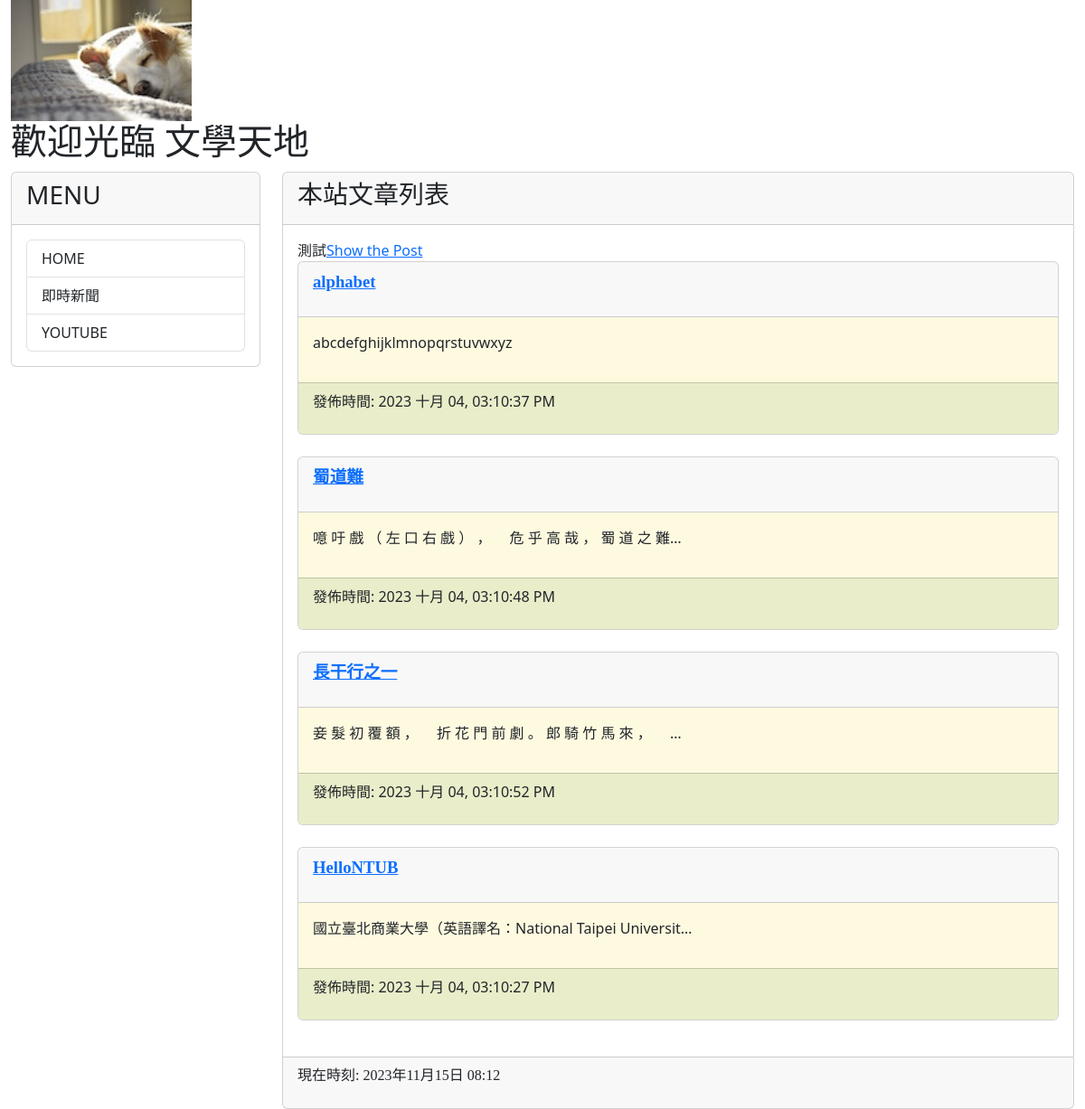
The app's page /, older data.
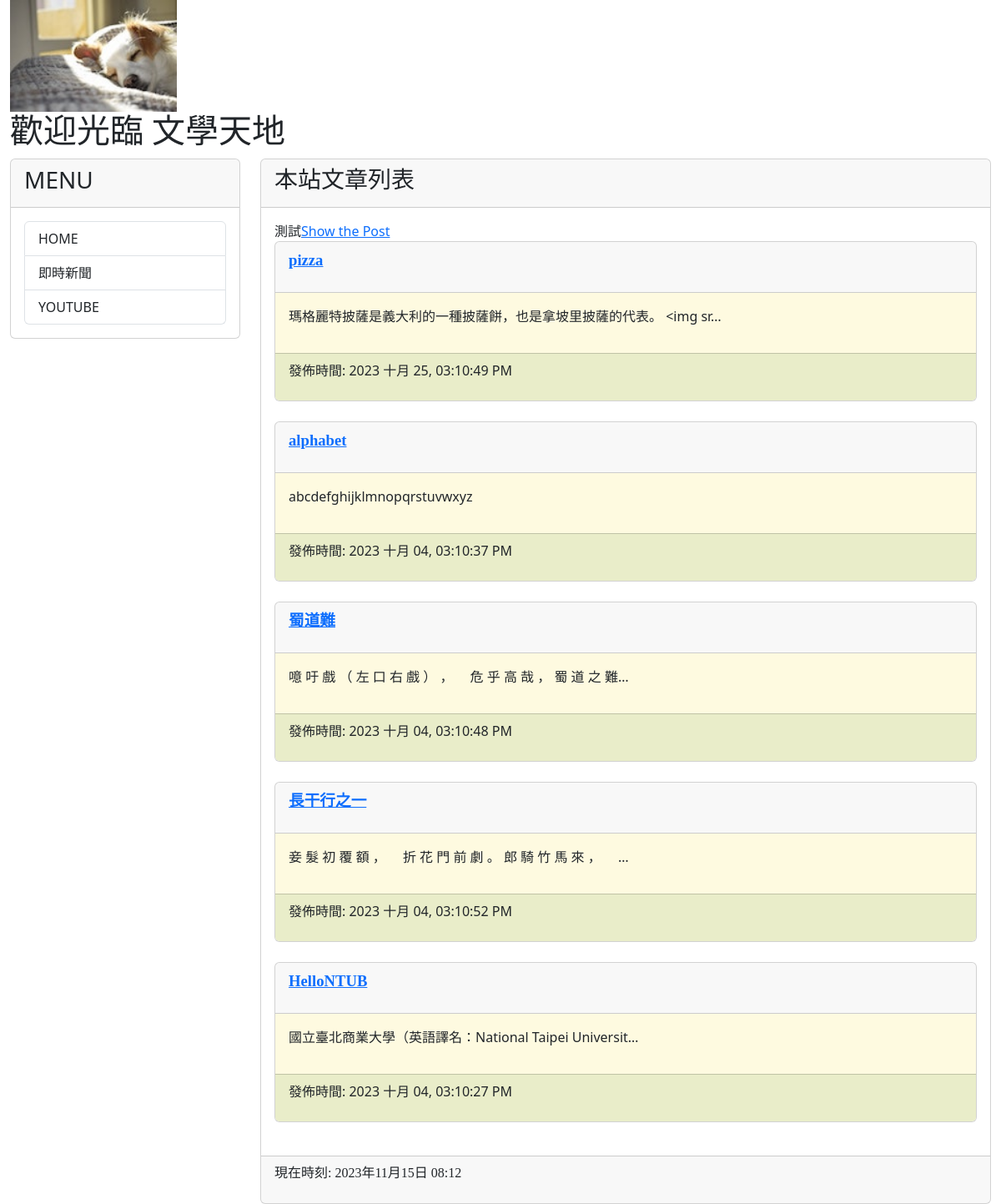
The same page, newer data.
### mysite/models.py (models this page shows, shortened)
class Post(models.Model):
    title=models.CharField(max_length=200) #標題
    slug=models.CharField(max_length=200) #網址
    body=models.TextField() #內容
    pub_date=models.DateTimeField(auto_now_add=True)
    class Meta:
        ordering=('-pub_date', ) #-反向排序

### mysite/views.py (the view)
# urls.py: path('', mv.homepage, name="homepage"),
def homepage(request):
    posts=Post.objects.all()
    now=datetime.now()
    return render(request,'index.html',locals())

### templates/index.html (shortened to what this page needs)
{% extends "base2.html" %}
{% block headmessage %}<h3 style="font-family:標楷體;">本站文章列表</a> {% endblock headmessage %}
{% block content %}
測試<a href="{% url 'post-url' 2015 12 1 01 %}">Show the Post</a>
{% for post in posts %}
<div class="card">
    <div class="card-header">
        <p style="font-family:微軟正黑體;font-size:14pt;font-weight:bold;">
            <a href="/post/{{ post.slug }}">{{ post.title }}</a>
        </p>
    </div>
    <div class="card-body" style="background-color:#fefae0">
        <p>
            {{ post.body | truncatechars:40 }}
        </p>
    </div>
    <div class="card-footer" style="background-color:#e9edc9">
        <p>
            發佈時間: {{ post.pub_date | date:"Y M d, h:m:s A" }}
        </p>
    </div>
</div>
<br>
{% endfor %}
{% endblock content%}

### templates/base2.html (shortened to what this page needs)
<html>
    <head>
        <link href="https://cdn.jsdelivr.net/npm/bootstrap@5.3.2/dist/css/bootstrap.min.css" rel="stylesheet">
    </head>
    <body>
        <div class="container-fluid">
            {% include "header.html" %}
            <div class="row">
                <div class="col-sm-3 col-md-3">
                    <div class="card">
                        <div class="card-header">
                            <h3>MENU</h3>
                        </div>
                        <div class="card-body">
                            <div class="list-group">
                                <a href="/" class="list-group-item">HOME</a>
                                <a href="https://google.com/news" class="list-group-item">即時新聞</a>
                                <a href="https://youtube.com/" class="list-group-item">YOUTUBE</a>
                            </div>
                        </div>
                    </div>
                </div>
                <div class="col-sm-9 col-md-9">
                    <div class="card">
                        <div class="card-header">
                            {% block headmessage %}
                            {% endblock %}
                        </div>
                        <div class="card-body">
                            {% block content %}
                            {% endblock %}
                        </div>
                        <div class="card-footer">
                            {% include "footer.html" %}
                        </div>
                    </div>
                </div>
            </div>
        </div>
    </body>
</html>

### templates/header.html
{% load static %}
<div class="well">
    <img src="{% static "images/logo.jpg" %}" width="200">
</div>
<h1 style="font-family:微軟正黑體;">歡迎光臨 文學天地</h1>

### templates/footer.html
{% block footer %}
    {% if now %}
    <p style='font-family:微軟正黑體;'>現在時刻: {{now}}</p>
    {% else %}
    <p style='font-family:微軟正黑體;'>本文內容取自網路，如有侵權請來信通知下架...</p>
    {% endif %}
{% endblock %}

Row changes from the older to the newer data that the page shows:
added Post: title "pizza", body "瑪格麗特披薩是義大利的一種披薩餅，也是拿坡里披薩的代表。 <img sr…", pub_date "2023 十月 25, 03:10:49 PM"
